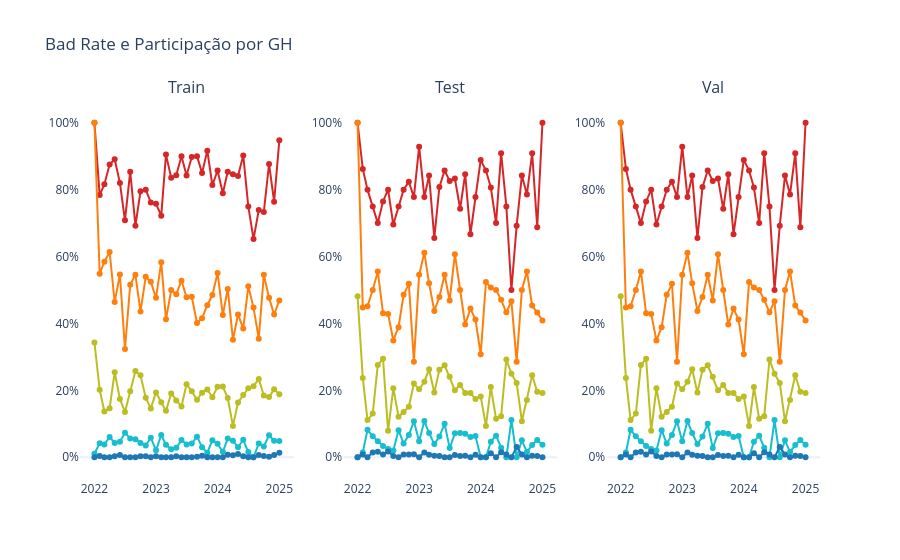
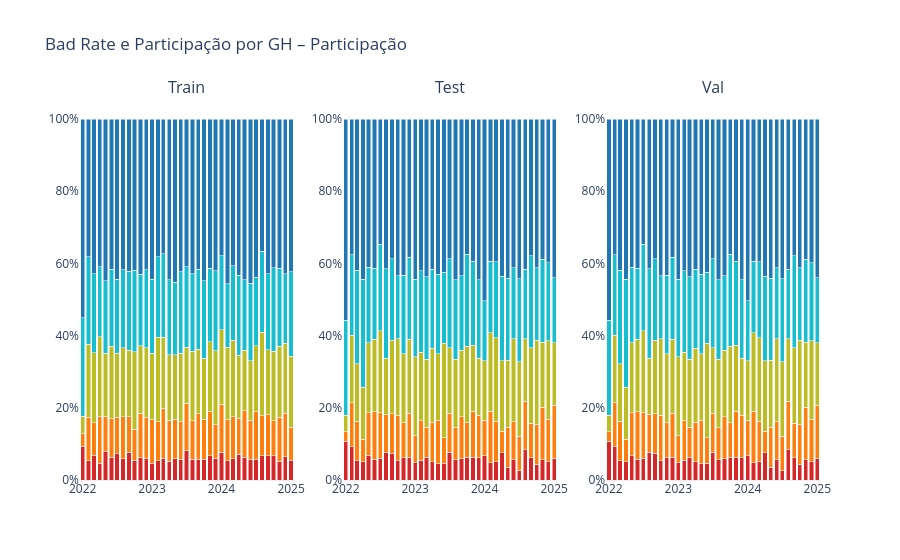

The notebook cell saved with these charts, in order:
### Markdown cell above
### Grupos Homogêneos: Bad Rate e Share

### Code cell
# Exemplo: lista com 5 cores personalizadas
cores_personalizadas = ["#d62728", "#ff7f0e", "#bcbd22", "#17becf", "#1f77b4"]

fig_rate, fig_share = evaluator.plot_event_rate(
    #splits=None,
    separated=True,
    save=False,
    title="Bad Rate e Participação por GH",
    custom_colors=cores_personalizadas
)

fig_rate.show()
fig_share.show()
